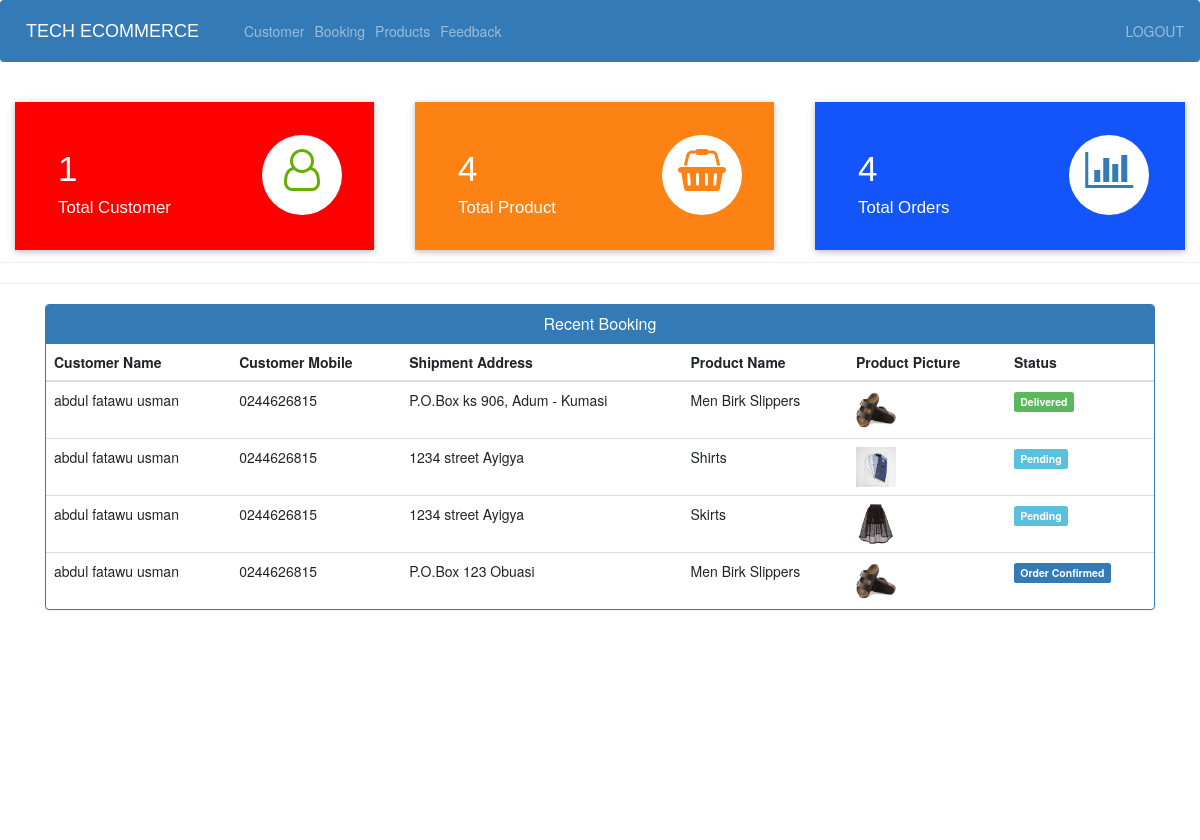
The app's page /admin-dashboard (signed in) with its own data.
### ecom/models.py (models this page shows, shortened)
class Customer(models.Model):
    user=models.OneToOneField(User,on_delete=models.CASCADE)
    profile_pic= models.ImageField(upload_to='profile_pic/CustomerProfilePic/',null=True,blank=True)
    address = models.CharField(max_length=40)
    mobile = models.CharField(max_length=20,null=False)
    @property
    def get_name(self):
        return self.user.first_name+" "+self.user.last_name

class Orders(models.Model):
    STATUS =(
        ('Pending','Pending'),
        ('Order Confirmed','Order Confirmed'),
        ('Out for Delivery','Out for Delivery'),
        ('Delivered','Delivered'),
    )
    customer=models.ForeignKey('Customer', on_delete=models.CASCADE,null=True)
    product=models.ForeignKey('Product',on_delete=models.CASCADE,null=True)
    email = models.CharField(max_length=50,null=True)
    address = models.CharField(max_length=500,null=True)
    mobile = models.CharField(max_length=20,null=True)
    order_date= models.DateField(auto_now_add=True,null=True)
    status=models.CharField(max_length=50,null=True,choices=STATUS)

class Product(models.Model):
    name=models.CharField(max_length=40)
    product_image= models.ImageField(upload_to='product_image/',null=True,blank=True)
    price = models.PositiveIntegerField()
    description=models.CharField(max_length=40)

### ecom/views.py (the view)
# urls.py: path('admin-dashboard', views.admin_dashboard_view,name='admin-dashboard'),
@login_required(login_url='adminlogin')
def admin_dashboard_view(request):
    customercount=models.Customer.objects.all().count()
    productcount=models.Product.objects.all().count()
    ordercount=models.Orders.objects.all().count()
    orders=models.Orders.objects.all()
    ordered_products=[]
    ordered_bys=[]
    for order in orders:
        ordered_product=models.Product.objects.all().filter(id=order.product.id)
        ordered_by=models.Customer.objects.all().filter(id = order.customer.id)
        ordered_products.append(ordered_product)
        ordered_bys.append(ordered_by)
    mydict={
    'customercount':customercount,
    'productcount':productcount,
    'ordercount':ordercount,
    'data':zip(ordered_products,ordered_bys,orders),
    }
    return render(request,'ecom/admin_dashboard.html',context=mydict)

### templates/ecom/admin_dashboard.html
{% extends 'ecom/admin_base.html' %}
{% load static %}
{% block content %}
<br>
{%include 'ecom/admin_dashboard_cards.html'%}
<br><br><br><br><br>
<hr><hr>
<div class="container" >
    <div class="panel panel-primary" >
      <div class="panel-heading" style="text-align:center;">
        <h6 class="panel-title">Recent Booking</h6>
      </div>
      <table class="table table-hover" id="dev-table">
        <thead>
          <tr>
            <th>Customer Name</th>
            <th>Customer Mobile</th>
            <th>Shipment Address</th>
            <th>Product Name</th>
            <th>Product Picture</th>
            <th>Status</th>
          </tr>
        </thead>
        {% for product,customer,order in data %}
        <tr>
          {% for c in customer %}
          <td> {{c.get_name}}</td>
          <td>{{c.mobile}}</td>
          <td>{{order.address}}</td>
          {% endfor %}
          {% for p in product %}
          <td> {{p.name}}</td>
          <td> <img src="{% static p.product_image.url %}" alt="Profile Pic" height="40px" width="40px" /></td>
          {% if order.status == 'Pending'%}
          <td> <span class="label label-info">{{order.status}}</span></td>
          {% elif order.status == 'Delivered' %}
          <td> <span class="label label-success">{{order.status}}</span></td>
          {% elif order.status == 'Out for Delivery' %}
          <td> <span class="label label-warning">{{order.status}}</span></td>
          {%else%}
            <td> <span class="label label-primary">{{order.status}}</span></td>
          {%endif%}
          {% endfor %}
        </tr>
        {% endfor %}
      </table>
  </div>
</div>
{% endblock content %}

### records on screen
Orders: address "P.O.Box ks 906, Adum - Kumasi", status "Delivered"
Customer: get_name "abdul fatawu usman", mobile "0244626815"
Product: name "Men Birk Slippers", product_image (picture)
Orders: address "1234 street Ayigya", status "Pending"
Product: name "Shirts", product_image (picture)
Orders: address "1234 street Ayigya", status "Pending"
Product: name "Skirts", product_image (picture)
Orders: address "P.O.Box 123 Obuasi", status "Order Confirmed"

### other values on screen
{{ customercount }} "1"
{{ productcount }} "4"
{{ ordercount }} "4"
